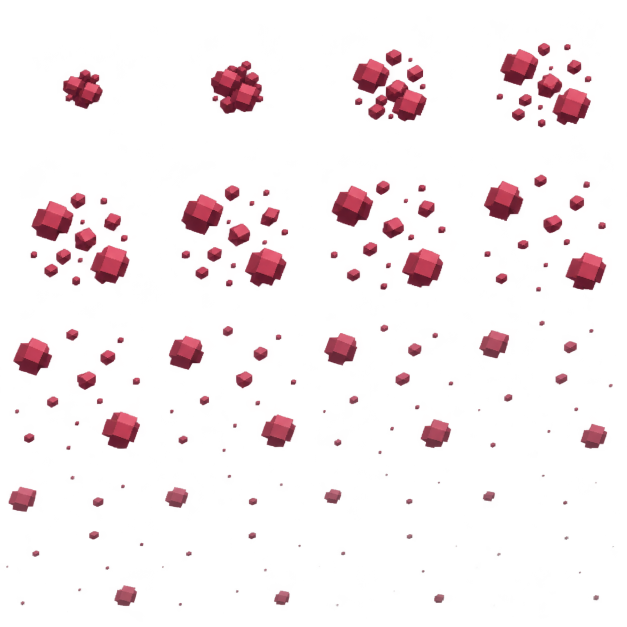
#> input picture assets/source/combat/Red Particles.png, 1254 x 1254 px (shown at 1/2 size)
$ python -i prepare-combat-assets.py   (imports and definitions only)
#> lines starting #> are read from the running program, lines starting #| are printed output that depends on the picture
#!/usr/bin/env python3
"""Inspect originals, then repack explicitly measured frames. Requires Pillow (build tool only)."""
import argparse
from collections import deque
import hashlib
import json
import math
from pathlib import Path

from PIL import Image, ImageChops, ImageDraw

ROOT = Path(__file__).resolve().parents[1]
KINDS = {"normal", "critical", "death"}


# [37 lines left out: function remove_connected_black, not called in this run]


def inspect(path):
    with Image.open(path) as original:
#> original is the input picture: PIL image 1254x1254 RGBA; mean R, G, B, A 25.4, 5.8, 8.5, 20.3
        image = original.convert("RGBA")
    alpha = image.getchannel("A")
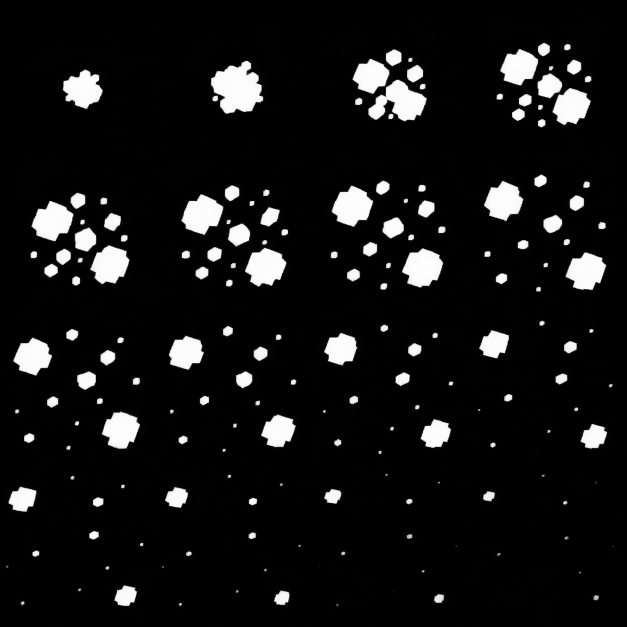
#> alpha: PIL image 1254x1254 L (shown at 1/2 size); min 0, max 255, mean 20.3
    histogram = alpha.histogram()
#> histogram = 256 values, max 1210341 at index 0, min 70 at index 96, mean 6142.6
    border = list(image.crop((0, 0, image.width, 1)).getdata())
#> border = 1254 items, first 6: (0, 0, 0, 0), (0, 0, 0, 0), (0, 0, 0, 0), (0, 0, 0, 0), (0, 0, 0, 0), (0, 0, 0, 0)
    border += list(image.crop((0, image.height - 1, image.width, image.height)).getdata())
#> border = 2508 items, first 6: (0, 0, 0, 0), (0, 0, 0, 0), (0, 0, 0, 0), (0, 0, 0, 0), (0, 0, 0, 0), (0, 0, 0, 0)
    print(json.dumps({
        "source": str(path), "size": image.size,
#> (the run stopped early here; a loop or call above may not have finished)
